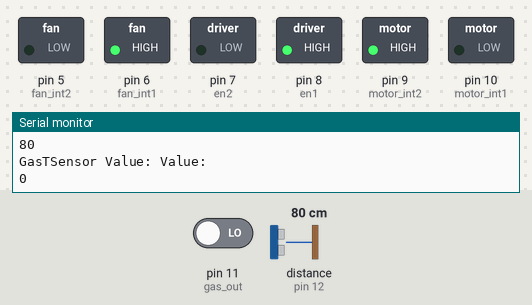
The program below on a simulated Arduino Uno, built with avr-gcc and run on an emulated ATmega328P. Shown: switched loads named in the program (green lamp = pin HIGH), the last lines printed to the serial monitor. Wiring (inferred from the names in the program): ultrasonic range finder: trigger pin 13; echo pin 12. The inputs (shaded band) are chosen by the test bench; at power-on: pin 11 (gas_out) LOW, distance to the obstacle (sensor on pin 12) 80 cm. The echo pulse lasts 58.3 µs per cm; pins used as bus, display or sensor lines are not drawn.

Above: at 2.8 s.
2.9 s: pin 11 (gas_out) driven HIGH
At 4.4 s:
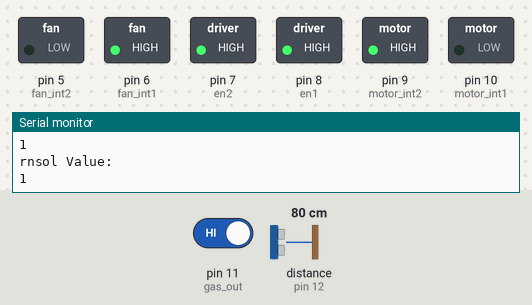
6.5 s: pin 11 (gas_out) driven LOW
At 7.6 s:
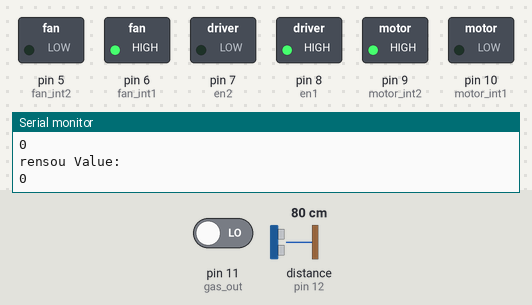
Timing chart, 0 to 9.5 s (numbered marks = the images above; inputs shaded):
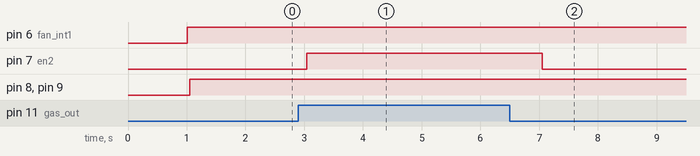

The program:

main.cpp
```cpp
#include <Arduino_FreeRTOS.h>
#include <queue.h>
#include <semphr.h>
#include <timer.h>

void vTimerCallback1SecExpired_gas();
void vTimerCallback1SecExpired_distance();

void TaskDistance( void *pvParameters );
void TaskGas( void *pvParameters );
void get_gas_sensor();
void get_gas_concentration();
void get_distance_sensor();
void moveFan(int is_move);
void moveFanWithConcentration(int concentration);
void moveMotor(int dir);

Timer timer1;
Timer timer2;

QueueHandle_t gasQueue;
QueueHandle_t distanceQueue;

// The setup function runs once when you press reset or power the board
void setup()
{
  // motor 2
  pinMode(7,OUTPUT); //en2
  pinMode(6,OUTPUT); //int3
  pinMode(5,OUTPUT);//int4

  // motor 1
  pinMode(10,OUTPUT);//int1
  pinMode(9,OUTPUT);//int2
  pinMode(8,OUTPUT);//en1

  pinMode(13,OUTPUT); //trigger
  pinMode(12,INPUT); //echo
  pinMode(11,INPUT); //out gas

  /*--------- Initialize serial communication at 9600 bits per second-------------*/
  Serial.begin( 9600 );
  while( !Serial )
  {
    ;  // wait for serial port to connect
  }
  /*---------------------- Create a Timer and start it ---------------------------*/

  //================================== timer 1 ==================================

  // The timer will repeat every 1 sec
  timer1.setInterval(1000);

  // The function to be called
  timer1.setCallback(vTimerCallback1SecExpired_gas);

  // Start the timer
  timer1.start();

  //================================== timer 2 ==================================

  // The timer will repeat every 1 sec
  timer2.setInterval(1000);

  // The function to be called
  timer2.setCallback(vTimerCallback1SecExpired_distance);

  // Start the timer
  timer2.start();

  /*------------------------------ Create a Queue --------------------------------*/
  gasQueue = xQueueCreate(
    1                  // Queue length
    , sizeof( int )  // Queue item size
  );

  distanceQueue = xQueueCreate(
    1                  // Queue length
    , sizeof( int )  // Queue item size
  );

  /*------------------------------- Create Tasks ---------------------------------*/
if( distanceQueue != NULL )
  {
    // This task consumes the queue if it was created
    xTaskCreate(
      TaskDistance
      ,  "Distance"
      ,  128
      ,  NULL
      ,  1
      ,  NULL
    );
  }
if( gasQueue != NULL )
{
  xTaskCreate(
      TaskGas
      ,  "Gas"
      ,  128
      ,  NULL
      ,  1
      ,  NULL
  );
}
}

void loop()
{
  timer1.update();
  timer2.update();
}

/*-------------------------------------- Tasks -------------------------------------*/
/*------------------------------------- Sensors -----------------------------------*/

// This function publish gas data in the queue if it was created
void vTimerCallback1SecExpired_gas()
{
  get_gas_sensor();
  // get_gas_concentration();
}

// This function publish distance data in the queue if it was created
void vTimerCallback1SecExpired_distance()
{
  get_distance_sensor();
}

void get_gas_sensor(){
  const int gas_out = 11;
  int gas_sensor_val = digitalRead(gas_out);
  xQueueSend( gasQueue, &gas_sensor_val, portMAX_DELAY );
  Serial.println("Gas Sensor Value: ");
  Serial.println( gas_sensor_val );
}

void get_gas_concentration(){
  const int gas_out = 4;
  float gas_sensor_val = analogRead(gas_out);
  int concentration = (int)(1944*gas_sensor_val + 300);
  xQueueSend( gasQueue, &concentration, portMAX_DELAY );
  Serial.println("Gas concentration Value: ");
  Serial.println( concentration );
}

void get_distance_sensor(){
  const int echo = 12;
  const int trigger = 13;

  digitalWrite(trigger, LOW);
  delayMicroseconds(2);
  digitalWrite(trigger, HIGH);
  delayMicroseconds(5);
  digitalWrite(trigger, LOW);

  long duration;
  int cm;
  duration = pulseIn(echo, HIGH);
  cm = duration/ 29 / 2;

  xQueueSend( distanceQueue, &cm, portMAX_DELAY );
  Serial.print("Distance Sensor Value: ");
  Serial.println( cm );
  Serial.println(" cm");
}

/*-------------------------------------- Tasks -------------------------------------*/
/*------------------------------------- DC Motors -----------------------------------*/

void TaskDistance(void *pvParameters )
{
  char *pcTaskName = ( char * ) pvParameters;
  int queue_val = 0;
  int critical_dist = 300;


  for ( ;; )
  {
    // Read an item from a queue
    if ( xQueueReceive( distanceQueue, &queue_val, portMAX_DELAY ) == pdPASS ) { // If can retrieve an item from queue
      Serial.println("Task Distance Queue Value: ");
      Serial.println( queue_val );

      if(queue_val > critical_dist ) //forward
      {
        moveMotor(1);
      }
      else //backward
      {
        moveMotor(2);
      }
    }
  }
}

void TaskGas( void *pvParameters )
{
  char *pcTaskName = ( char * ) pvParameters;
  int queue_val = 0;

  for ( ;; )
  {
    // Read an item from a queue
    if ( xQueueReceive( gasQueue, &queue_val, portMAX_DELAY ) == pdPASS ) { // If can retrieve an item from queue
      Serial.println("Task Gas Sensor Value: ");
      Serial.println( queue_val );

    // if with speed based on concentration
    // moveFanWithConcentration(queue_val);

    if(queue_val==1){
      moveFan(1);
    }else{
      moveFan(0);
    }
    }
  }
}
// motor
void moveMotor(int dir){
  int const en1 = 8;
  int const motor_int1 =10;
  int const motor_int2 =9;

  digitalWrite(en1,100);

  if(dir == 1){ // forward
   digitalWrite(motor_int1, HIGH);
   digitalWrite(motor_int2, LOW );
  }
  if(dir == 3){ // stop
   digitalWrite(motor_int1, LOW);
   digitalWrite(motor_int2, LOW);
  }
  if(dir == 2){ // backward
   digitalWrite(motor_int1, LOW);
   digitalWrite(motor_int2, HIGH);
  }
}
// fan
void moveFan(int is_move){

  int const en2 = 7;
  int const fan_int1 =6;
  int const fan_int2 =5;

  if( is_move == 1){
  digitalWrite(en2, 100);
  digitalWrite(fan_int1, HIGH);
  digitalWrite(fan_int2, LOW);
  }
  else{
  digitalWrite(en2, 0);
  digitalWrite(fan_int1, HIGH);
  digitalWrite(fan_int2, LOW);
  }

}

// fan with speed related to gas concentration
void moveFanWithConcentration(int concentration){
  int const en2 = 7;
  int const fan_int1 =6;
  int const fan_int2 =5;

  float speed = 0.0263 *concentration + -7.886;
  Serial.println("Speed Value: ");
  Serial.println(speed);

  digitalWrite(en2, speed);
  digitalWrite(fan_int1, HIGH);
  digitalWrite(fan_int2, LOW);
}
```

Measured:
- after the input at 2.9 s, pin 7 (en2): LOW → HIGH after 0.14 s
- after the input at 6.5 s, pin 7 (en2): HIGH → LOW after 0.55 s
